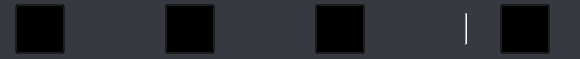
<?xml version="1.0" encoding="UTF-8"?>
<ui version="4.0">
 <class>OperateForm</class>
 <widget class="QWidget" name="OperateForm">
  <property name="geometry">
   <rect>
    <x>0</x>
    <y>0</y>
    <width>580</width>
    <height>59</height>
   </rect>
  </property>
  <property name="minimumSize">
   <size>
    <width>580</width>
    <height>59</height>
   </size>
  </property>
  <property name="maximumSize">
   <size>
    <width>580</width>
    <height>59</height>
   </size>
  </property>
  <property name="windowTitle">
   <string>Form</string>
  </property>
  <property name="styleSheet">
   <string notr="true">QWidget#OperateForm
{
background: #36393F;
border-radius: 69px;
}</string>
  </property>
  <layout class="QHBoxLayout" name="horizontalLayout_2">
   <property name="leftMargin">
    <number>0</number>
   </property>
   <property name="topMargin">
    <number>4</number>
   </property>
   <property name="rightMargin">
    <number>30</number>
   </property>
   <property name="bottomMargin">
    <number>5</number>
   </property>
   <item>
    <spacer name="horizontalSpacer_3">
     <property name="orientation">
      <enum>Qt::Horizontal</enum>
     </property>
     <property name="sizeType">
      <enum>QSizePolicy::Fixed</enum>
     </property>
     <property name="sizeHint" stdset="0">
      <size>
       <width>15</width>
       <height>20</height>
      </size>
     </property>
    </spacer>
   </item>
   <item>
    <widget class="QPushButton" name="muteVideoBtn">
     <property name="minimumSize">
      <size>
       <width>50</width>
       <height>50</height>
      </size>
     </property>
     <property name="maximumSize">
      <size>
       <width>50</width>
       <height>50</height>
      </size>
     </property>
     <property name="styleSheet">
      <string notr="true">QPushButton
{
	background:transparent;
	border-image: url(:/QuickStart/images/video.bmp);
}

QPushButton:hover
{
	background:transparent;
	border-image:url(:/QuickStart/images/video_hover.bmp);
}

QPushButton::checked
{
	background:transparent;
	border-image:url(:/QuickStart/images/video_disable.bmp);
}</string>
     </property>
     <property name="text">
      <string/>
     </property>
     <property name="checkable">
      <bool>true</bool>
     </property>
    </widget>
   </item>
   <item>
    <spacer name="horizontalSpacer_4">
     <property name="orientation">
      <enum>Qt::Horizontal</enum>
     </property>
     <property name="sizeHint" stdset="0">
      <size>
       <width>40</width>
       <height>20</height>
      </size>
     </property>
    </spacer>
   </item>
   <item>
    <widget class="QPushButton" name="muteAudioBtn">
     <property name="minimumSize">
      <size>
       <width>50</width>
       <height>50</height>
      </size>
     </property>
     <property name="maximumSize">
      <size>
       <width>50</width>
       <height>50</height>
      </size>
     </property>
     <property name="styleSheet">
      <string notr="true">QPushButton
{
	background:transparent;
	border-image: url(:/QuickStart/images/audio.bmp);
}

QPushButton:hover
{
	background:transparent;
	border-image:url(:/QuickStart/images/audio_hover.bmp);
}

QPushButton::checked
{
	background:transparent;
	border-image:url(:/QuickStart/images/audio_disable.bmp);
}</string>
     </property>
     <property name="text">
      <string/>
     </property>
     <property name="checkable">
      <bool>true</bool>
     </property>
    </widget>
   </item>
   <item>
    <spacer name="horizontalSpacer_2">
     <property name="orientation">
      <enum>Qt::Horizontal</enum>
     </property>
     <property name="sizeHint" stdset="0">
      <size>
       <width>40</width>
       <height>20</height>
      </size>
     </property>
    </spacer>
   </item>
   <item>
    <widget class="QPushButton" name="muteSpeakerBtn">
     <property name="minimumSize">
      <size>
       <width>50</width>
       <height>50</height>
      </size>
     </property>
     <property name="maximumSize">
      <size>
       <width>50</width>
       <height>50</height>
      </size>
     </property>
     <property name="styleSheet">
      <string notr="true">QPushButton
{
	background:transparent;
	border-image: url(:/QuickStart/images/speaker.bmp);
}

QPushButton:hover
{
	background:transparent;
	border-image:url(:/QuickStart/images/speaker_hover.bmp);
}

QPushButton::checked
{
	background:transparent;
	border-image:url(:/QuickStart/images/speaker_disable.bmp);
}</string>
     </property>
     <property name="text">
      <string/>
     </property>
     <property name="checkable">
      <bool>true</bool>
     </property>
    </widget>
   </item>
   <item>
    <spacer name="horizontalSpacer">
     <property name="orientation">
      <enum>Qt::Horizontal</enum>
     </property>
     <property name="sizeHint" stdset="0">
      <size>
       <width>40</width>
       <height>20</height>
      </size>
     </property>
    </spacer>
   </item>
   <item>
    <layout class="QHBoxLayout" name="horizontalLayout">
     <property name="spacing">
      <number>32</number>
     </property>
     <property name="sizeConstraint">
      <enum>QLayout::SetDefaultConstraint</enum>
     </property>
     <item>
      <widget class="Line" name="line">
       <property name="maximumSize">
        <size>
         <width>16777215</width>
         <height>32</height>
        </size>
       </property>
       <property name="orientation">
        <enum>Qt::Vertical</enum>
       </property>
      </widget>
     </item>
     <item>
      <widget class="QPushButton" name="hangupBtn">
       <property name="minimumSize">
        <size>
         <width>50</width>
         <height>50</height>
        </size>
       </property>
       <property name="maximumSize">
        <size>
         <width>50</width>
         <height>50</height>
        </size>
       </property>
       <property name="styleSheet">
        <string notr="true">QPushButton
{
	background:transparent;
	border-image:url(:/QuickStart/images/hangup.bmp);
}

QPushButton:hover
{
	background:transparent;
	border-image:url(:/QuickStart/images/hangup_hover.bmp);
}</string>
       </property>
       <property name="text">
        <string/>
       </property>
      </widget>
     </item>
    </layout>
   </item>
  </layout>
 </widget>
 <connections/>
</ui>
